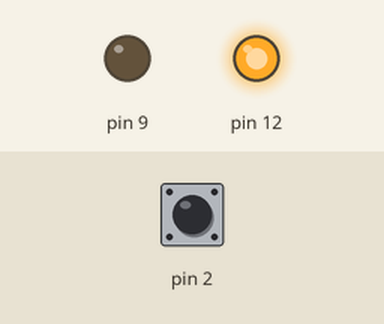
A sketch run on a simulated Arduino Uno, built with avr-gcc and run on an emulated ATmega328P. Shown: output pins drawn as LEDs (lit = HIGH). Inputs (shaded band) come from the test bench; at power-on: pin 2 LOW.

Above: at 1.2 s.
1.3 s: pin 2 pulsed HIGH 2 times (0.12 s each, 0.3 s apart)
At 2.8 s:
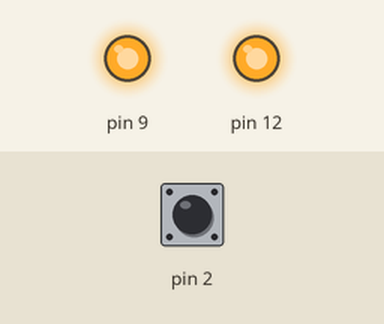
3.4 s: pin 2 driven HIGH
At 4.2 s:
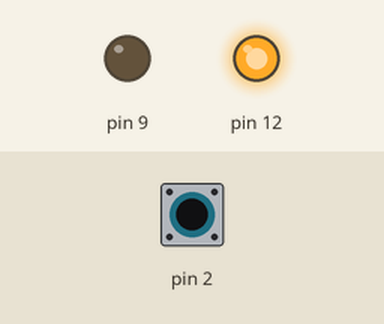
Timing chart, 0 to 6.4 s (numbered marks = the images above; inputs shaded):
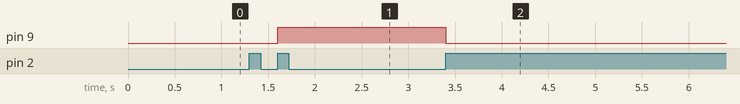

Measured:
- after the input at 1.3 s, pin 9: LOW → HIGH after 0.30 s
- after the input at 3.4 s, pin 9: HIGH → LOW at once

The sketch:

interruptCode.ino
```cpp
volatile bool enable = false;
long prevTime = 0;
long currTime;
int ISRdelay = 1500;
volatile byte laserState = LOW;

void setup() {
  // put your setup code here, to run once:

  pinMode(9, OUTPUT);
  pinMode(2, INPUT);
  pinMode(12, OUTPUT);
  digitalWrite(12,  HIGH);
  Serial.begin(9600);

  noInterrupts();
  TCCR1A = 0;
  TCCR1B = 0;
  TCNT1 = 0;

  OCR1A = 34286; // for 1Hz
  //OCR1A = 17143;// for 2Hz

  TCCR1B |= (1 << WGM12); //Clear on Timer Compare (CTC) mode
  TCCR1B |= (1 << CS12); //prescalar = 256 - timer frq = 62500 Hz
  TIMSK1 |= (1 << OCIE1A);  // enable timer compare interrupt
  interrupts();

  attachInterrupt(digitalPinToInterrupt(2), buttonPress, CHANGE);

}

void loop() {

  if (enable) {
    digitalWrite(9, laserState);
  }
  else {
    digitalWrite(9, LOW);
  }
}

void buttonPress() {

  currTime = millis();
  if (currTime - prevTime > ISRdelay) {
    enable = !enable;
    prevTime = currTime;
    //Serial.print("In ISR");
  }
}

ISR(TIMER1_COMPA_vect) {
  laserState = !laserState;
  laserState = HIGH;  //for constant laser line
}
```
